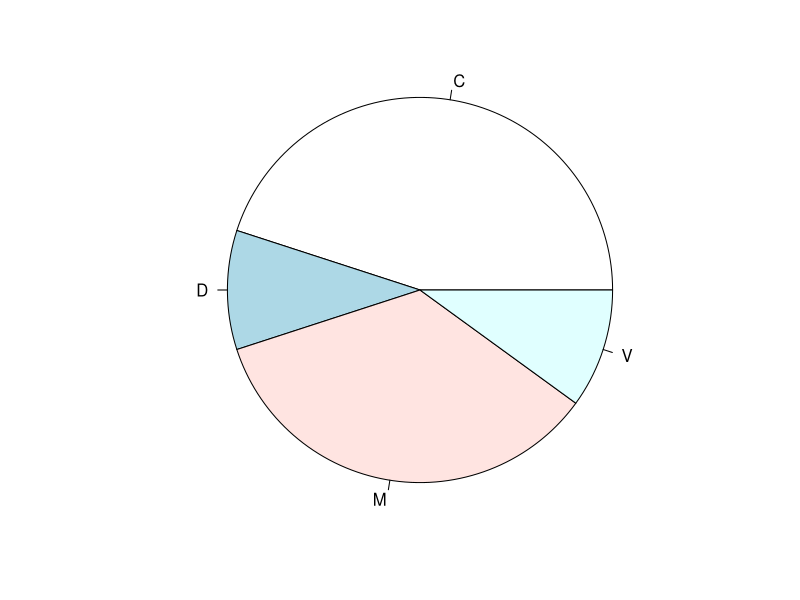
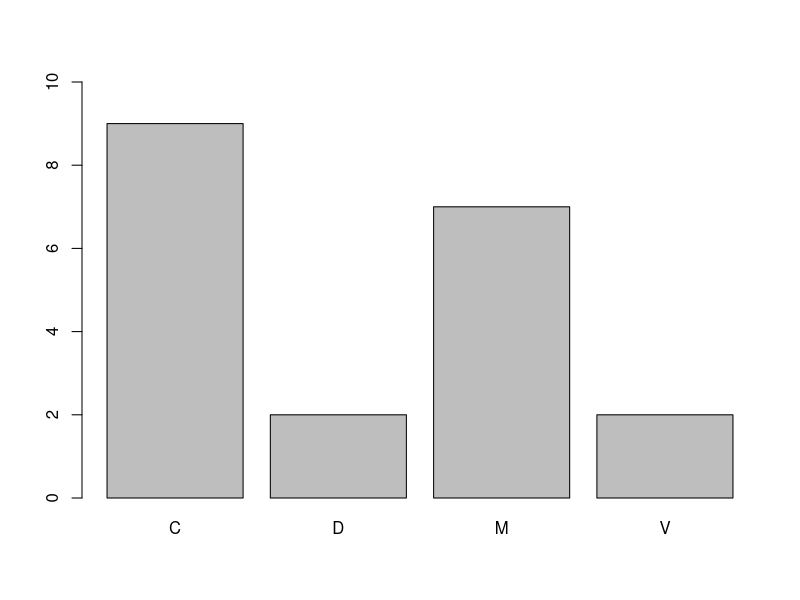
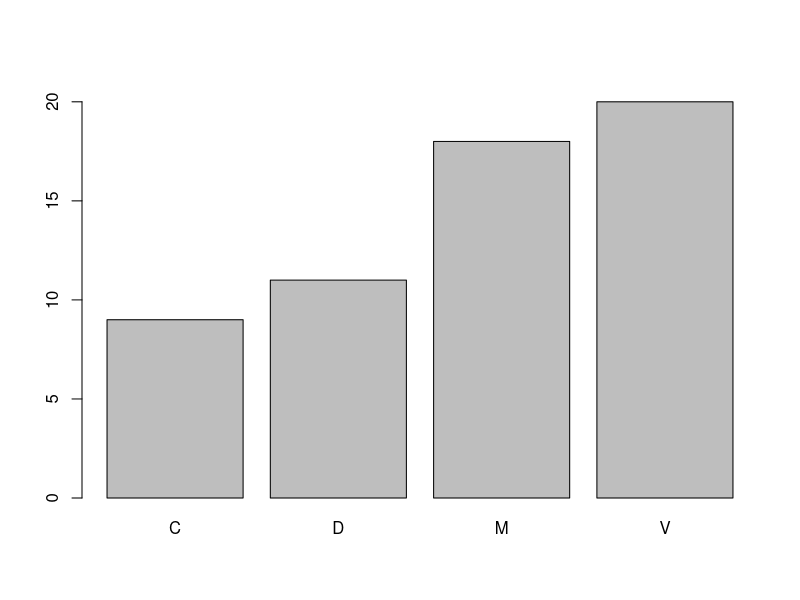

The R source for these figures, in order:
X=c("M","M","M","C","C","C","C","D","C","C","M","C","M","V","M","V","D","C","C","M")
t1=table(X)
v1=c(t1)
data.frame(Eff=v1,Fref=v1/sum(v1))
#diagramme en secteur
pie(t1,radius=1.0)
m=max(v1)
barplot(t1,ylim=c(0,m+1))
t2=cumsum(t1)
m=20
barplot(t2,ylim=c(0,m+1))